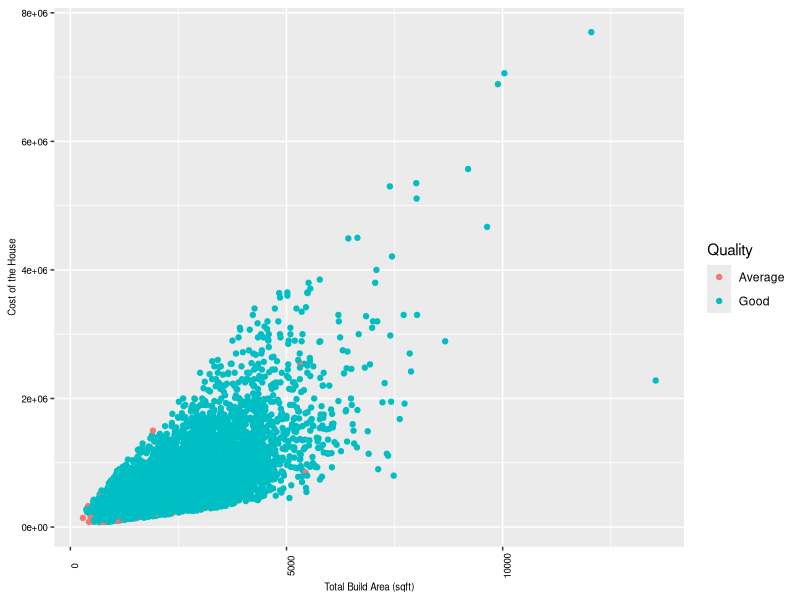
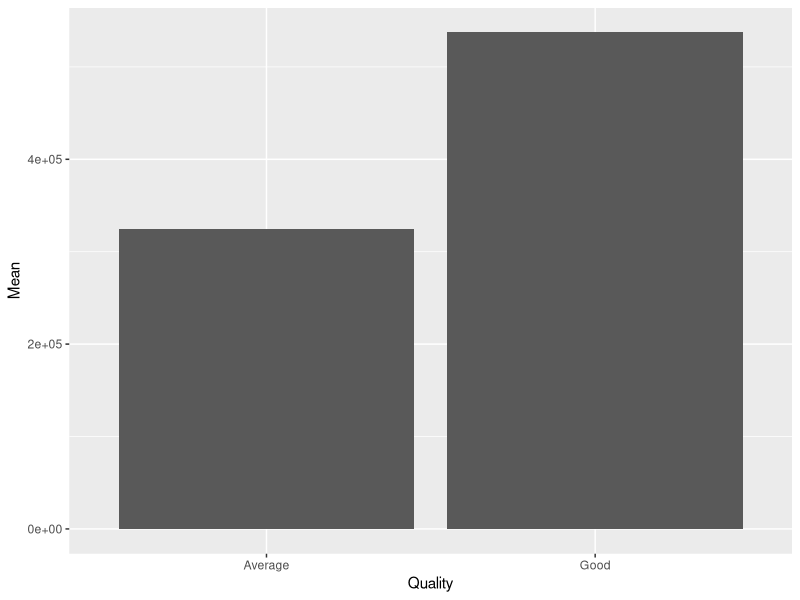
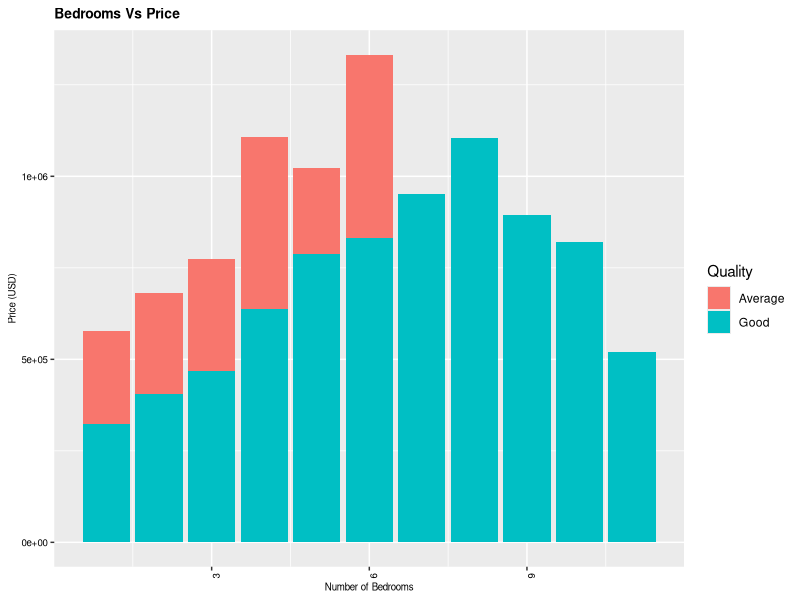

These charts were generated, in order, by the following R code:
library(ggplot2)
library(dplyr)

todayData = read.csv("LR.csv")
View(todayData)

#Scatter Plots
ggplot(todayData,aes(x=sqft_living,y=price,color=Quality))+
  geom_point()+
  labs(x="Total Build Area (sqft)",y="Cost of the House")+
  theme(plot.title = element_text(size=10,face="bold"),
        axis.text.x = element_text(size=7,colour = "black",angle=90),
        axis.text.y = element_text(size=7,colour = "black"),
        axis.title.x = element_text(size=7),
        axis.title.y = element_text(size=7))


Mean=todayData %>%
  filter(bedrooms<6)%>%
  group_by(Quality)%>%
  summarise(Mean=mean(price))

View(Mean)  

ggplot(Mean, aes(x=Quality,y=Mean))+
  geom_bar(stat="identity")

Mean=todayData %>%
  filter(bedrooms>0)%>%
  filter(bedrooms<20)%>%
  group_by(bedrooms,Quality) %>%
  summarise(Average = mean(price))
#Barchart (stack)
ggplot(Mean, aes(x = bedrooms, y = Average, fill = Quality)) + 
  geom_bar(stat="identity",position="stack")+
  #geom_text(aes(label=round(Average,2)),size=2,position = position_dodge(width=0.2))+
  labs(title="Bedrooms Vs Price",x="Number of Bedrooms",y="Price (USD)")+
  theme(plot.title = element_text(size=10,face="bold"),
        axis.text.x = element_text(size=7,color="black",angle=90),
        axis.text.y = element_text(size=7,color="black"),
        axis.title.x = element_text(size=7,color="black"),
        axis.title.y = element_text(size=7,color="black"))


